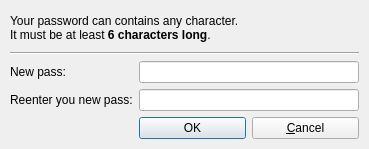
<ui version="4.0" >
 <author></author>
 <comment></comment>
 <exportmacro></exportmacro>
 <class>RzxChangePassUI</class>
 <widget class="QDialog" name="RzxChangePassUI" >
  <property name="geometry" >
   <rect>
    <x>0</x>
    <y>0</y>
    <width>369</width>
    <height>149</height>
   </rect>
  </property>
  <property name="windowTitle" >
   <string>Change your pass</string>
  </property>
  <layout class="QGridLayout" >
   <property name="margin" >
    <number>10</number>
   </property>
   <property name="spacing" >
    <number>6</number>
   </property>
   <item row="0" column="0" colspan="3" >
    <widget class="QLabel" name="textLabel1" >
     <property name="text" >
      <string>Your password can contains any character.&lt;br>
It must be at least&lt;b> 6 characters long&lt;/b>.</string>
     </property>
     <property name="textFormat" >
      <enum>Qt::RichText</enum>
     </property>
    </widget>
   </item>
   <item row="1" column="0" colspan="3" >
    <widget class="Line" name="line2" >
     <property name="frameShape" >
      <enum>QFrame::HLine</enum>
     </property>
     <property name="frameShadow" >
      <enum>QFrame::Sunken</enum>
     </property>
     <property name="orientation" >
      <enum>Qt::Horizontal</enum>
     </property>
    </widget>
   </item>
   <item row="3" column="0" >
    <widget class="QLabel" name="textLabel5" >
     <property name="text" >
      <string>Reenter you new pass:</string>
     </property>
     <property name="buddy" >
      <cstring>leReenterNewPass</cstring>
     </property>
    </widget>
   </item>
   <item row="2" column="1" colspan="2" >
    <widget class="QLineEdit" name="leNewPass" >
     <property name="echoMode" >
      <enum>QLineEdit::Password</enum>
     </property>
    </widget>
   </item>
   <item row="4" column="1" >
    <widget class="QPushButton" name="btnOK" >
     <property name="text" >
      <string>OK</string>
     </property>
     <property name="shortcut" >
      <string>Return</string>
     </property>
     <property name="default" >
      <bool>true</bool>
     </property>
    </widget>
   </item>
   <item row="4" column="2" >
    <widget class="QPushButton" name="btnCancel" >
     <property name="text" >
      <string>&amp;Cancel</string>
     </property>
     <property name="shortcut" >
      <string>⌥C</string>
     </property>
    </widget>
   </item>
   <item row="3" column="1" colspan="2" >
    <widget class="QLineEdit" name="leReenterNewPass" >
     <property name="echoMode" >
      <enum>QLineEdit::Password</enum>
     </property>
    </widget>
   </item>
   <item row="2" column="0" >
    <widget class="QLabel" name="textLabel4" >
     <property name="text" >
      <string>New pass:</string>
     </property>
     <property name="buddy" >
      <cstring>leNewPass</cstring>
     </property>
    </widget>
   </item>
  </layout>
 </widget>
 <layoutdefault spacing="6" margin="11" />
 <pixmapfunction>qPixmapFromMimeSource</pixmapfunction>
 <tabstops>
  <tabstop>leNewPass</tabstop>
  <tabstop>leReenterNewPass</tabstop>
  <tabstop>btnOK</tabstop>
  <tabstop>btnCancel</tabstop>
 </tabstops>
 <resources/>
 <connections>
  <connection>
   <sender>btnOK</sender>
   <signal>clicked()</signal>
   <receiver>RzxChangePassUI</receiver>
   <slot>accept()</slot>
   <hints>
    <hint type="sourcelabel" >
     <x>194</x>
     <y>113</y>
    </hint>
    <hint type="destinationlabel" >
     <x>112</x>
     <y>125</y>
    </hint>
   </hints>
  </connection>
  <connection>
   <sender>btnCancel</sender>
   <signal>clicked()</signal>
   <receiver>RzxChangePassUI</receiver>
   <slot>reject()</slot>
   <hints>
    <hint type="sourcelabel" >
     <x>306</x>
     <y>112</y>
    </hint>
    <hint type="destinationlabel" >
     <x>366</x>
     <y>134</y>
    </hint>
   </hints>
  </connection>
 </connections>
</ui>
